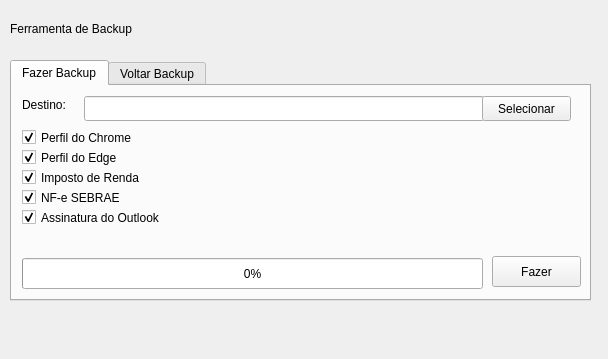
<?xml version="1.0" encoding="UTF-8"?>
<ui version="4.0">
 <class>backup</class>
 <widget class="QWidget" name="backup">
  <property name="geometry">
   <rect>
    <x>0</x>
    <y>0</y>
    <width>608</width>
    <height>359</height>
   </rect>
  </property>
  <property name="windowTitle">
   <string>Form</string>
  </property>
  <widget class="QTabWidget" name="tabWidget">
   <property name="geometry">
    <rect>
     <x>10</x>
     <y>60</y>
     <width>581</width>
     <height>241</height>
    </rect>
   </property>
   <property name="currentIndex">
    <number>0</number>
   </property>
   <widget class="QWidget" name="tab_bkp_fazer">
    <attribute name="title">
     <string>Fazer Backup</string>
    </attribute>
    <widget class="QProgressBar" name="tab_bkp_progresso">
     <property name="geometry">
      <rect>
       <x>10</x>
       <y>172</y>
       <width>461</width>
       <height>31</height>
      </rect>
     </property>
     <property name="value">
      <number>0</number>
     </property>
    </widget>
    <widget class="QPushButton" name="tab_bkp_btn_fazer">
     <property name="geometry">
      <rect>
       <x>480</x>
       <y>170</y>
       <width>89</width>
       <height>31</height>
      </rect>
     </property>
     <property name="text">
      <string>Fazer</string>
     </property>
    </widget>
    <widget class="QLineEdit" name="tab_bkp_destino">
     <property name="geometry">
      <rect>
       <x>72</x>
       <y>10</y>
       <width>401</width>
       <height>25</height>
      </rect>
     </property>
     <property name="readOnly">
      <bool>true</bool>
     </property>
    </widget>
    <widget class="QLabel" name="tab_bkp_destino_txt">
     <property name="geometry">
      <rect>
       <x>10</x>
       <y>10</y>
       <width>67</width>
       <height>17</height>
      </rect>
     </property>
     <property name="text">
      <string>Destino:</string>
     </property>
    </widget>
    <widget class="QPushButton" name="tab_bkp_btn_selecionar">
     <property name="geometry">
      <rect>
       <x>470</x>
       <y>10</y>
       <width>89</width>
       <height>25</height>
      </rect>
     </property>
     <property name="text">
      <string>Selecionar</string>
     </property>
    </widget>
    <widget class="QCheckBox" name="tab_bkp_fzr_chrome">
     <property name="geometry">
      <rect>
       <x>10</x>
       <y>40</y>
       <width>151</width>
       <height>23</height>
      </rect>
     </property>
     <property name="text">
      <string>Perfil do Chrome</string>
     </property>
     <property name="checked">
      <bool>true</bool>
     </property>
    </widget>
    <widget class="QCheckBox" name="tab_bkp_fzr_imposto">
     <property name="geometry">
      <rect>
       <x>10</x>
       <y>80</y>
       <width>151</width>
       <height>23</height>
      </rect>
     </property>
     <property name="text">
      <string>Imposto de Renda</string>
     </property>
     <property name="checked">
      <bool>true</bool>
     </property>
    </widget>
    <widget class="QCheckBox" name="tab_bkp_fzr_nfe">
     <property name="geometry">
      <rect>
       <x>10</x>
       <y>100</y>
       <width>151</width>
       <height>23</height>
      </rect>
     </property>
     <property name="text">
      <string>NF-e SEBRAE</string>
     </property>
     <property name="checked">
      <bool>true</bool>
     </property>
    </widget>
    <widget class="QCheckBox" name="tab_bkp_fzr_assinatura">
     <property name="geometry">
      <rect>
       <x>10</x>
       <y>120</y>
       <width>181</width>
       <height>23</height>
      </rect>
     </property>
     <property name="text">
      <string>Assinatura do Outlook</string>
     </property>
     <property name="checked">
      <bool>true</bool>
     </property>
    </widget>
    <widget class="QCheckBox" name="tab_bkp_fzr_chrome_2">
     <property name="geometry">
      <rect>
       <x>10</x>
       <y>60</y>
       <width>151</width>
       <height>23</height>
      </rect>
     </property>
     <property name="text">
      <string>Perfil do Edge</string>
     </property>
     <property name="checked">
      <bool>true</bool>
     </property>
    </widget>
   </widget>
   <widget class="QWidget" name="tab_bkp_voltar">
    <attribute name="title">
     <string>Voltar Backup</string>
    </attribute>
   </widget>
  </widget>
  <widget class="QLabel" name="label">
   <property name="geometry">
    <rect>
     <x>10</x>
     <y>20</y>
     <width>581</width>
     <height>17</height>
    </rect>
   </property>
   <property name="text">
    <string>Ferramenta de Backup</string>
   </property>
  </widget>
 </widget>
 <resources/>
 <connections/>
</ui>
